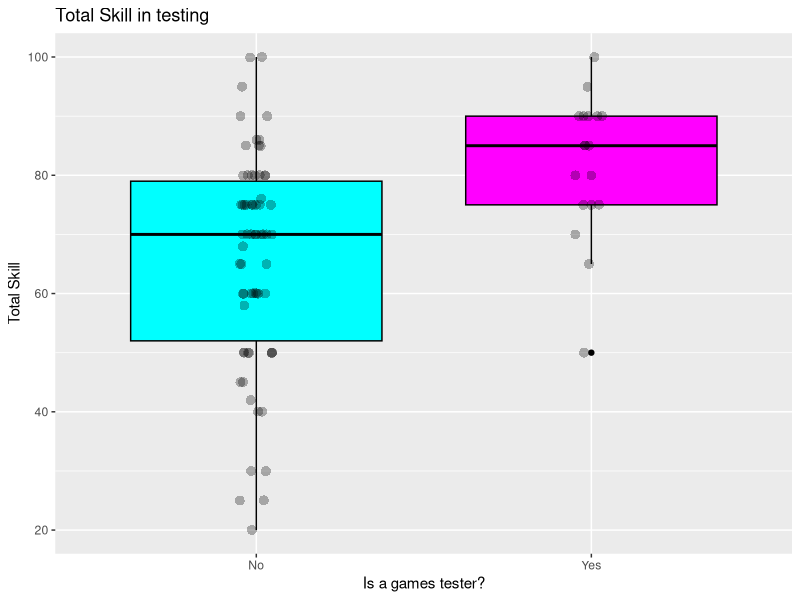
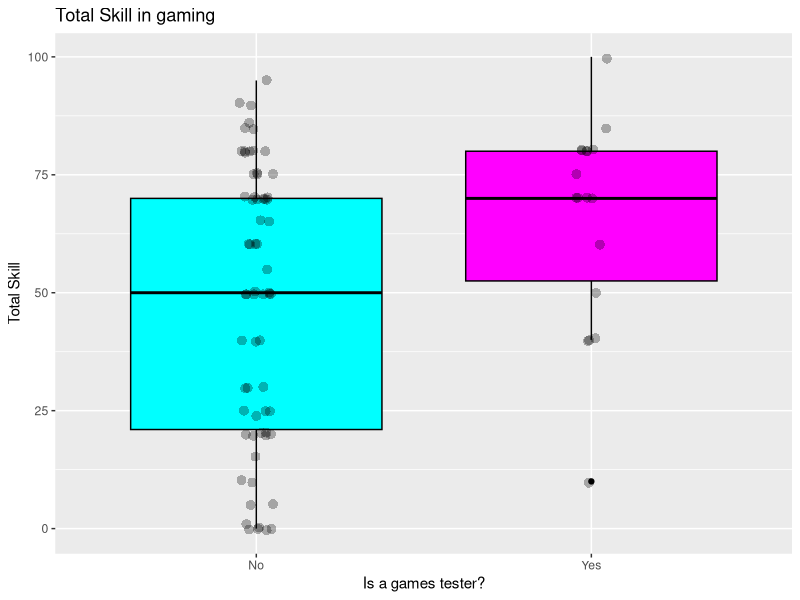
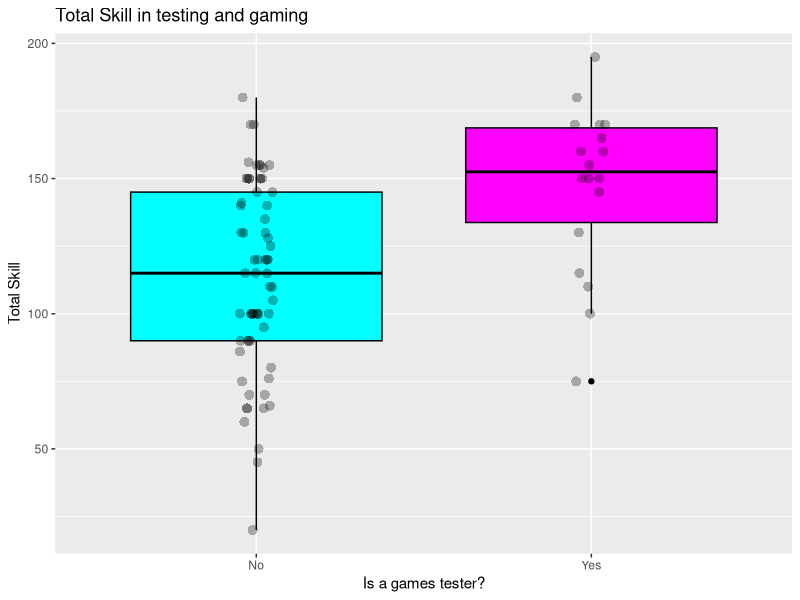

Write the R code that produced these figures, in order.

#install.packages("data.table", dependencies=TRUE)

#library(data.table)
library(ggplot2)

# Set working dir
#setwd ("/Dev/Git/testing_gaming")
setwd("/git/testing_gaming")

# Read in data
data <- read.csv("data.csv", header = TRUE, sep =",")

#tidy up column names
colnames(data) <- c("time","test_job","ima_test", "ima_game","yrs_test","yrs_game", "hpw_test",
                    "hpw_game","skill_test", "skill_game","q_test","q_game","is_gtester")

#clean up data, some skill questions have NA
# remove any responses which state NA for testing skill
# note to self, make important questions mandatory next time *facepalm*

index <- which(data$skill_test != 'NA' )
data <- data[index,]

# fix row numbers after removing NAs
row.names(data) <- 1:nrow(data)

# There is still a NA for one entry in gaming skill, decided to treat this as a 0 value
index <- which(is.na(data$skill_game ))
data[index,"skill_game"] <- 0

str(data)
dim(data)

#tally up table of responses to i am a tester / i am a gamer

data$ima_test
#check levels
levels(data$ima_test)
#re-order levels to run from strongly agree to strongly disagree rather than alphabetical order
data$ima_test <- factor(data$ima_test, levels(data$ima_test)[c(4,1,3,2,5)])

data$ima_game
#check levels
levels(data$ima_game)
#re-order levels to run from strongly agree to strongly disagree rather than alphabetical order
data$ima_game <- factor(data$ima_game, levels(data$ima_game)[c(4,1,3,2,5)])

tester <- (data$ima_test)
gamer <- (data$ima_game)

#compare table of i am a tester with i am a gamer
table(tester,gamer)

# everyone agreed they were either a tester or a gamer or some combination of both.
# The people that disagreed they were testers, said they were gamers
# The people that disagreed they were gamers, said they were testers


# examine differences between testing and gaming skill

# Total skill
# testing skill + gaming skill

total_skill <- (data$skill_test + data$skill_game)

# difference between testing and gaming skill
# gaming skill - testing skill

diff_skill <- data$skill_test - data$skill_game

# bind these values to the df

data <- cbind(data, total_skill, diff_skill)


skilldf <- data[,13:15]

#bind the raw numbers on to this df

skilldf <- cbind(skilldf, data$skill_test)
skilldf <- cbind(skilldf, data$skill_game)

# fix column names
colnames(skilldf) <- (c('is_gtester', 'total_skill', 'diff_skill', 'skill_test', 'skill_game'))


#compare testing skill between non-gamers and gamers

p <- ggplot(skilldf, aes(x = is_gtester, y = skill_test), color=skill__game) +
  geom_boxplot(fill=c('cyan', 'magenta'), color="black") +
  ggtitle("Total Skill in testing") +
  labs(y= "Total Skill", x = "Is a games tester?")

p + geom_jitter(shape=16, position=position_jitter(0.05), color ='black', size = 3,alpha =0.3)


#compare gaming skill between non-gamers and gamers

p <- ggplot(skilldf, aes(x = is_gtester, y = skill_game), color=skill_game) +
  geom_boxplot(fill=c('cyan', 'magenta'), color="black") +
  ggtitle("Total Skill in gaming") +
  labs(y= "Total Skill", x = "Is a games tester?")

p + geom_jitter(shape=16, position=position_jitter(0.05), color ='black', size = 3,alpha =0.3)

#compare total skill between non-gamers and gamers

p <- ggplot(skilldf, aes(x = is_gtester, y = total_skill), color=total_skill) +
  geom_boxplot(fill=c('cyan', 'magenta'), color="black") +
  ggtitle("Total Skill in testing and gaming ") +
  labs(y= "Total Skill", x = "Is a games tester?")

p + geom_jitter(shape=16, position=position_jitter(0.05), color ='black', size = 3,alpha =0.3)


